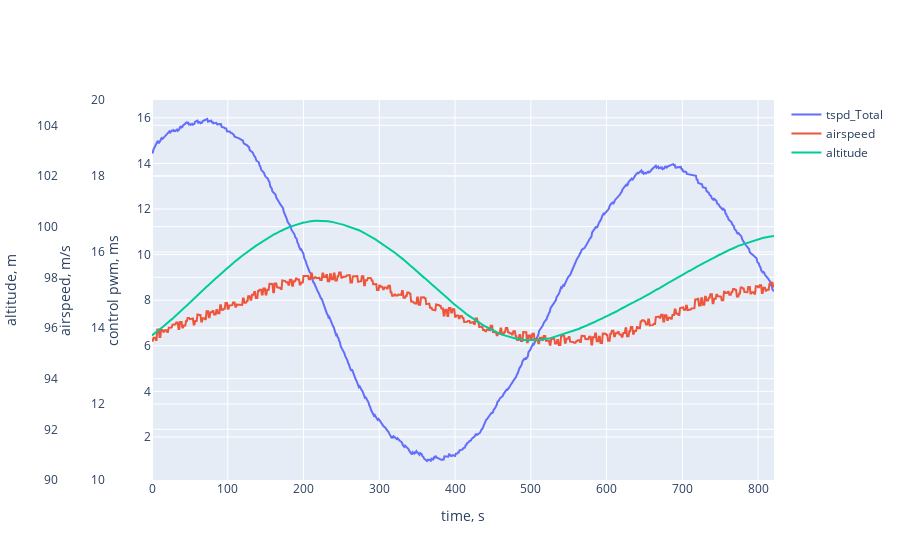

The notebook cell saved with this chart:
### Code cell
import plotly.graph_objects as go
flst = flsts[0]
fig = go.Figure()
fig.add_trace(go.Scatter(y=flst.fl.data.tspd_Total, name='tspd_Total'))
fig.add_trace(go.Scatter(y=flst.fl.air_speed, name='airspeed', yaxis='y2'))
fig.add_trace(go.Scatter(y=flst.st.z, name='altitude', yaxis='y3'))
fig.update_layout(
    xaxis=dict(title='time, s'),
    yaxis=dict(title='control pwm, ms'),
    yaxis2=dict(title='airspeed, m/s', overlaying='y', anchor='free', autoshift=True, range=[10, 20]),
    yaxis3=dict(title='altitude, m', overlaying='y', anchor='free', autoshift=True, range=[90, 105]),
)
fig

### Figure 1 — Plotly figure (JSON) as saved in the notebook; plotly's stock layout.template omitted (floating-point values rounded to 4 significant figures; data arrays with more than 128 entries replaced by an {"elided": "..."} marker saying what was removed)
{"data": [{"name": "tspd_Total", "type": "scatter", "y": {"elided": "822 float values"}}, {"name": "airspeed", "type": "scatter", "y": {"elided": "822 float values"}, "yaxis": "y2"}, {"name": "altitude", "type": "scatter", "y": {"elided": "822 float values"}, "yaxis": "y3"}], "layout": {"xaxis": {"title": {"text": "time, s"}}, "yaxis": {"title": {"text": "control pwm, ms"}}, "yaxis2": {"anchor": "free", "autoshift": true, "overlaying": "y", "range": [10, 20], "title": {"text": "airspeed, m/s"}}, "yaxis3": {"anchor": "free", "autoshift": true, "overlaying": "y", "range": [90, 105], "title": {"text": "altitude, m"}}}}
